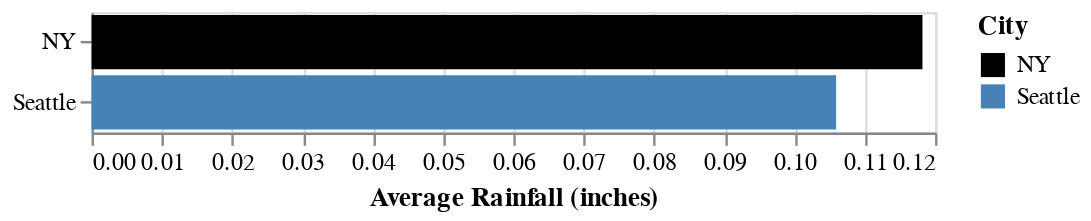

The cell this chart's notebook holds for it:
### Code cell
alt.Chart(df).mark_bar().encode(
    alt.Y('city', title = ""),
    alt.X('mean(precipitation)', title = "Average Rainfall (inches)"),
    alt.Color('city:N', title = 'City', scale=alt.Scale(domain=['NY', 'Seattle'], range=['black', 'steelblue'])),
).properties(width=350, height=50)

### Figure 1 — Vega-Lite specification as saved in the notebook (floating-point values rounded to 4 significant figures; data arrays with more than 128 entries replaced by an {"elided": "..."} marker saying what was removed)
{"config": {"view": {"continuousWidth": 400, "continuousHeight": 300}}, "data": {"name": "data-177287cdd643a29f22f10d24528307e1"}, "mark": "bar", "encoding": {"color": {"field": "city", "scale": {"domain": ["NY", "Seattle"], "range": ["black", "steelblue"]}, "title": "City", "type": "nominal"}, "x": {"aggregate": "mean", "field": "precipitation", "title": "Average Rainfall (inches)", "type": "quantitative"}, "y": {"field": "city", "title": "", "type": "nominal"}}, "height": 50, "width": 350, "$schema": "https://vega.github.io/schema/vega-lite/v4.17.0.json", "datasets": {"data-177287cdd643a29f22f10d24528307e1": {"elided": "2922 records"}}}
